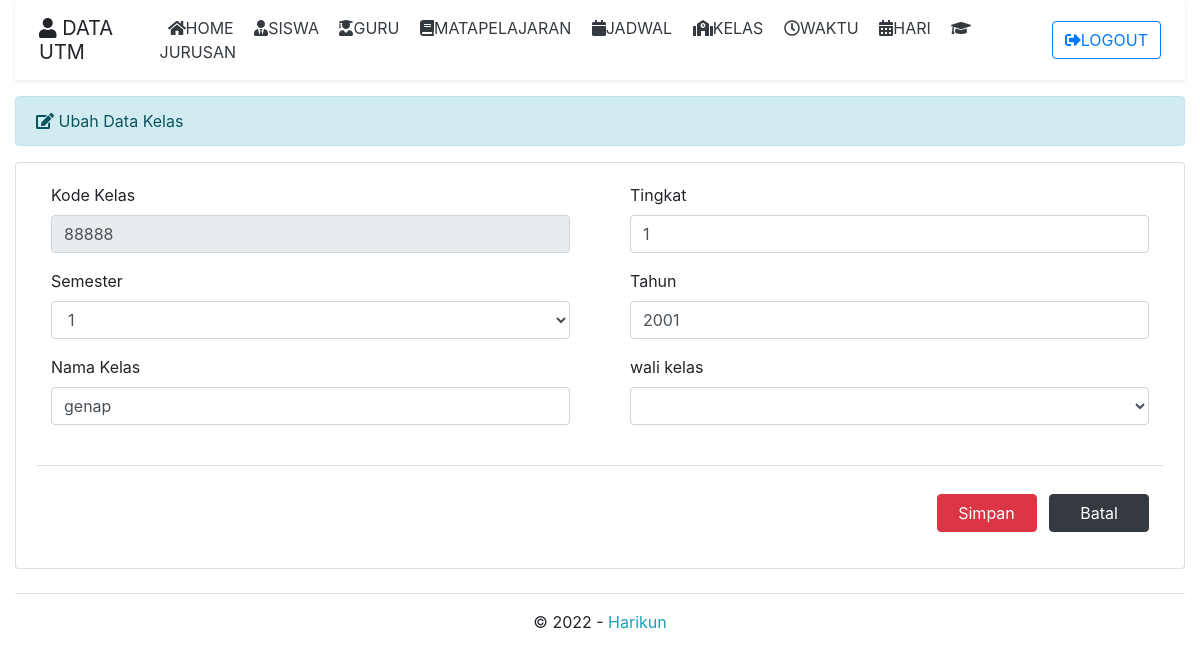
/index.php?page=ubahk&kode_kelas=88888 (signed in), run on the app's committed database.
### tables this page shows
CREATE TABLE `tbl_kelas` (
  `kode_kelas` varchar(10) NOT NULL,
  `nama_kelas` varchar(20) NOT NULL,
  `tingkat` int(11) NOT NULL,
  `wali_kelas` varchar(20) NOT NULL,
  `semester` int(8) NOT NULL,
  `tahun` varchar(4) NOT NULL
);

### kelasubah.php (the view, shortened to what this page needs)
<?php
if (isset($_GET['kode_kelas'])) {
    $kode_kelas = $_GET['kode_kelas'];
    $query = mysqli_query($db, "SELECT * FROM tbl_kelas WHERE kode_kelas='$kode_kelas'")
        or die('Query Error : ' . mysqli_error($db));
    $data = mysqli_fetch_assoc($query);
    $kode_kelas = $data['kode_kelas'];
    $nama_kelas = $data['nama_kelas'];
    $wali_kelas = $data['wali_kelas'];
    $tingkat = $data['tingkat'];
    $semester = $data['semester'];
    $tahun = $data['tahun'];
}
?>
<div class="row">
    <div class="col-md-12">
        <div class="alert alert-info" role="alert">
            <i class="fas fa-edit"></i> Ubah Data Kelas
        </div>
        <div class="card">
            <div class="card-body">
                <form class="needs-validation" action="kelasprosesubah.php" method="post" enctype="multipart/form-data" novalidate>
                    <div class="row">
                        <div class="col">
                            <div class="form-group col-md-12">
                                <label>Kode Kelas</label>
                                <input type="text" class="form-control" name="kode_kelas" maxlength="5" onKeyPress="return goodchars(event,'0123456789',this)" autocomplete="off" value="<?php echo $kode_kelas; ?>" readonly required>
                            </div>
                            <div class="form-group col-md-12">
                                <label>Semester</label>
                                <select class="form-control" name="semester" autocomplete="off" required>
                                    <option value="<?php echo $semester; ?>"><?php echo $semester; ?></option>
                                </select>
                            </div>
                            <div class="form-group col-md-12">
                                <label>Nama Kelas</label>
                                <input type="text" class="form-control" name="nama_kelas" autocomplete="off" value="<?php echo $nama_kelas; ?>" required>
                            </div>
                        </div>
                        <div class="col">
                            <div class="form-group col-md-12">
                                <label>Tingkat</label>
                                <input type="text" class="form-control" name="tingkat" autocomplete="off" value="<?php echo $tingkat; ?>" required>
                            </div>
                            <div class="form-group col-md-12">
                                <label>Tahun</label>
                                <input type="y" class="form-control datepicker1" name="tahun" maxlength="4" autocomplete="off" value="<?php echo $tahun; ?>" required>
                            </div>
                            <div class="form-group col-md-12">
                            <label>wali kelas</label>
                                <select class="form-control mb-3 " name="wali_kelas" autocomplete="off" required>
                                    <option value="<?php echo $wali_kelas; ?>"></option>
                                    <?php $query  = mysqli_query($db, "SELECT * FROM tbl_guru");
                                while ($data = mysqli_fetch_assoc($query)){
                                    echo "<option value=$data[nip]>$data[nama]</option>";
                                }?></select>
                            </div>
                        </div>
                    </div>
                    <div class="my-md-4 pt-md-1 border-top"> </div>
                    <div class="form-group col-md-12 right">
                        <input type="submit" class="btn btn-danger btn-submit mr-2" name="simpan" value="Simpan">
                        <a href="?page=kelas" class="btn btn-dark btn-reset"> Batal </a>
                    </div>
                </form>
            </div>
        </div>
    </div>
</div>

### assets/css/style.css (style rules this page uses)
.right { text-align: right; }
.btn-submit { width: 100px; }
.btn-reset { width: 100px; }

### data on the page
tbl_kelas: kode_kelas "88888", semester "1", nama_kelas "genap", tingkat "1", tahun "2001"
